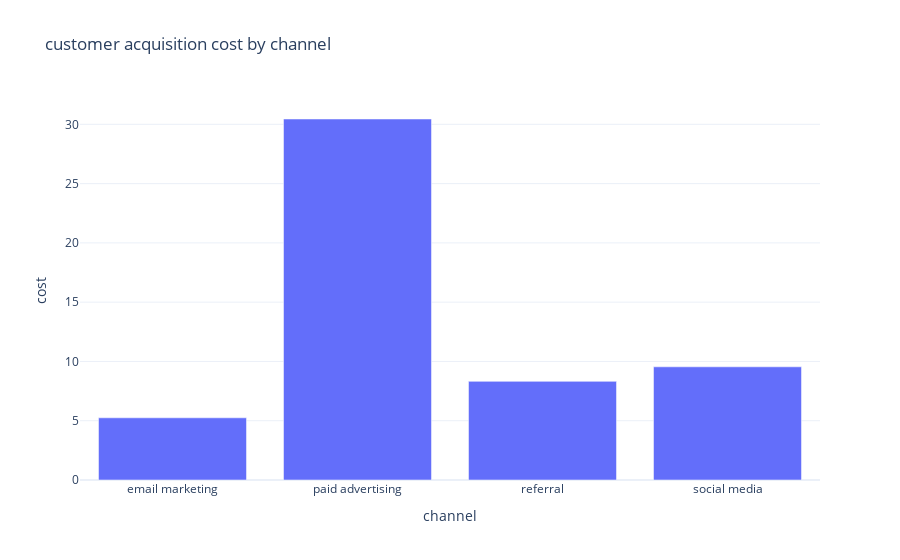

This figure's notebook cell:
### Code cell
fig = px.bar(cost_by_channel ,
             x = "channel",
             y = "cost",
             title = "customer acquisition cost by channel")
fig.show()

### Figure 1 — Plotly figure (JSON) as saved in the notebook; plotly's stock layout.template omitted (floating-point values rounded to 4 significant figures)
{"data": [{"alignmentgroup": "True", "hovertemplate": "channel=%{x}<br>cost=%{y}<extra></extra>", "legendgroup": "", "marker": {"color": "#636efa", "pattern": {"shape": ""}}, "name": "", "offsetgroup": "", "orientation": "v", "showlegend": false, "textposition": "auto", "type": "bar", "x": ["email marketing", "paid advertising", "referral", "social media"], "xaxis": "x", "y": [5.246, 30.45, 8.32, 9.546], "yaxis": "y"}], "layout": {"autosize": true, "barmode": "relative", "legend": {"tracegroupgap": 0}, "title": {"text": "customer acquisition cost by channel"}, "xaxis": {"anchor": "y", "autorange": true, "domain": [0, 1], "range": [-0.5, 3.5], "title": {"text": "channel"}, "type": "category"}, "yaxis": {"anchor": "x", "autorange": true, "domain": [0, 1], "range": [0, 32.05], "title": {"text": "cost"}, "type": "linear"}}}
